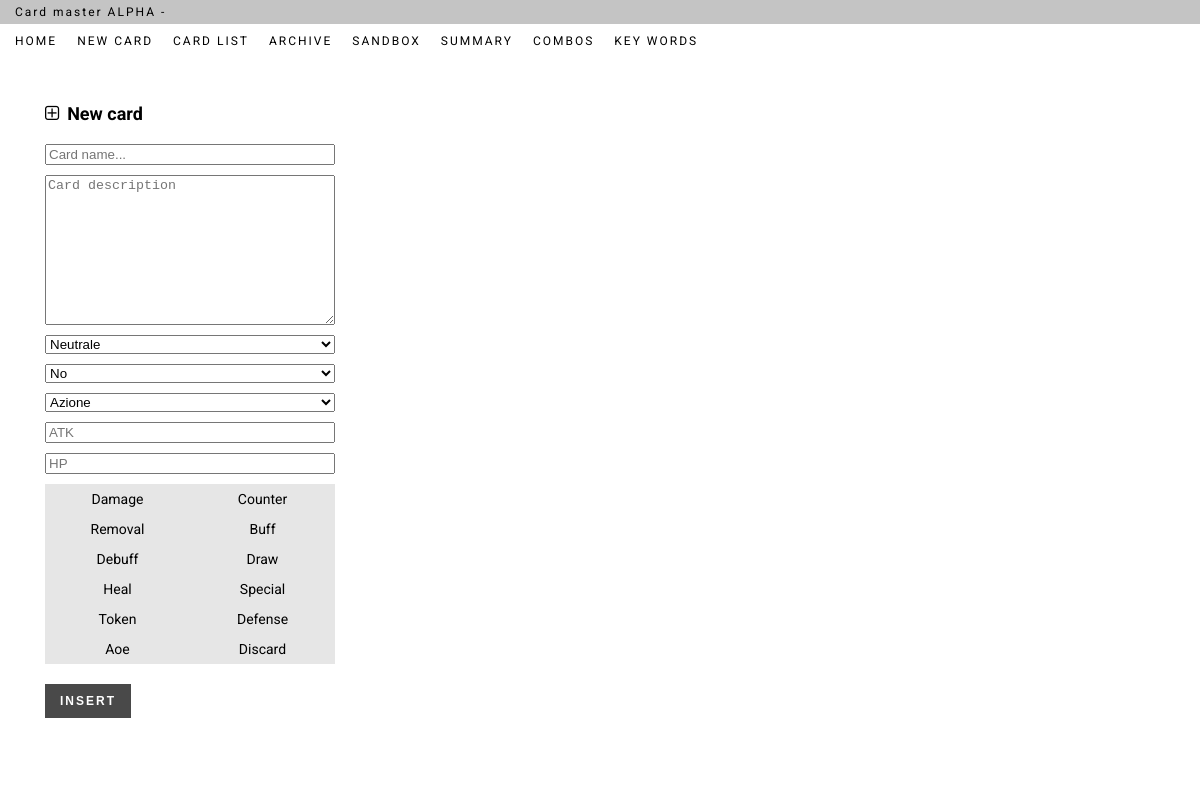
The app's page /create_card.php with its own data.
### tables this page shows
CREATE TABLE `classes` (
  `id` int(11) NOT NULL,
  `ita` varchar(24) NOT NULL,
  `eng` varchar(24) NOT NULL,
  `color` varchar(16) NOT NULL
);

CREATE TABLE `archetypes` (
  `id` int(11) NOT NULL,
  `class` int(11) NOT NULL,
  `ita` varchar(24) NOT NULL,
  `eng` varchar(24) NOT NULL
);

CREATE TABLE `types` (
  `id` int(11) NOT NULL,
  `ita` varchar(24) NOT NULL,
  `eng` varchar(24) NOT NULL,
  `icon` varchar(128) NOT NULL
);

CREATE TABLE `flags` (
  `id` int(11) NOT NULL,
  `name` varchar(16) NOT NULL
);

### resources/php_scripts/getValues.php (the view, shortened to what this page needs)
<?php
	class _valueGetter{
		private $valuesJSON;
		private $valuesSelect;
		private $SQL;
		public function __construct($mode, $conn){
			switch ($mode) {
				case 'archetype':
					$this->SQL="SELECT `id`,`class`,`ita`,`eng` FROM `archetypes`";
					break;
				case 'type':
					$this->SQL="SELECT `id`,`ita`,`eng` FROM `types`";
					break;
				case 'flag':
					$this->SQL="SELECT `id`,`name` FROM `flags`";
					break;
				default:
					$this->SQL="SELECT `id`,`ita`,`eng` FROM `classes`";
					break;
			}
			$stm=$conn->prepare($this->SQL);
			$stm->execute();
			$this->valuesJSON = "[";
			$this->valuesSelect = "<select name='".$mode."' class='card_".$mode."'>";
			while($row=$stm->fetchObject()){
				$this->valuesJSON = $this->valuesJSON.json_encode($row).",";
				if($mode == "archetype"){
					$this->valuesSelect = $this->valuesSelect."<option value='".$row->id."' data-class='".$row->class."'>".ucwords($row->ita)."</option>";
				}
				else if($mode == "flag"){
					$this->valuesSelect = $this->valuesSelect."<option value='".$row->id."'>".ucwords($row->name)."</option>";
				}
				else {
					$this->valuesSelect = $this->valuesSelect."<option value='".$row->id."'>".ucwords($row->ita)."</option>";
				}
			}
			$this->valuesJSON = rtrim($this->valuesJSON, ",")."]";
			$this->valuesSelect = $this->valuesSelect."</select>";
		}
		public function getJSON(){
			return $this->valuesJSON;
		}
		public function getSelect(){
			return $this->valuesSelect;
		}
	}
?>

### header.php (shortened to what this page needs)
<!DOCTYPE html PUBLIC "-//W3C//DTD XHTML 1.0 Transitional//EN" "http://www.w3.org/TR/xhtml1/DTD/xhtml1-transitional.dtd">
<html xmlns="http://www.w3.org/1999/xhtml">
<head>
<link rel="stylesheet" href="resources/fontawesome/css/font-awesome.min.css">
<link rel="stylesheet" href="resources/rpgawesome/css/rpg-awesome.min.css">
<link rel="stylesheet" type="text/css" media="screen" href="resources/css/style.css?<?php echo time(); ?>" />
</head>
<body>
    <div class='header_wrapper'>
		<div class="message-bar">Card master ALPHA - <span></span></div>
		<?php
			include("navigation.php");
		?>
    </div>

### navigation.php (shortened to what this page needs)
<?php
	class Link{
		private $text;
		private $url;
		private $class;
		public function __construct($text,$url,$class){
			$this->text = $text;
			$this->url=$url;
			$this->class=$class;
		}
		public function getElement(){
			return "<a href='".$this->url."' class='".$this->class."'><h3>".$this->text."</h3></a>";
		}
	}
	$links = [];
	array_push($links,new Link("Home","index.php","nav-item"));
	array_push($links,new Link("New card","create_card.php","nav-item"));
	array_push($links,new Link("Card list","collection.php","nav-item"));
	array_push($links,new Link("Archive","archive.php","nav-item"));
	array_push($links,new Link("Sandbox","sandbox.php","nav-item"));
	array_push($links,new Link("Summary","summary.php","nav-item"));
	array_push($links,new Link("Combos","combos.php","nav-item"));
	array_push($links,new Link("Key words","key_words.php","nav-item"));
?>
<div class="top">
	<div class="desk-navigation">
		<ul>
			<?php
			for($i=0;$i<count($links);$i++){
				echo "<li>";
				echo $links[$i]->getELement();
				echo "</li>";
			}
			?>
		</ul>
	</div>
</div>

### create_card.php (shortened to what this page needs)
<?php
	include("header.php");
?>
    <div class='main'>
            <div class='new_card_wrapper mid_wrapper'>
				<form id="newCardForm" action="resources/php_scripts/create_card.php" class="card_form panel">
					<h2 class="form-caption"><i class="fa fa-plus-square-o"></i>New card</h2>
					<input type="text" name="name" class="card_name" placeholder="Card name...">
					<textarea name="description" class="card_description" placeholder="Card description"></textarea>
					<?php
						$element = "class";
						include("resources/php_scripts/generate_dropdown.php");
						$element = "archetype";
						include("resources/php_scripts/generate_dropdown.php");
						$element = "type";
						include("resources/php_scripts/generate_dropdown.php");
					?>
					<div class="servant_values">
						<input type="text" name="attack" class="card_attack" placeholder="ATK">
						<input type="text" name="health" class="card_health" placeholder="HP">
					</div>
					<?php
						include("resources/php_scripts/flag_list.php");
					?>
					<input type="submit" value="Insert" class="btn">
				</form>
    		</div>
    </div>
<?php
	include("footer.php");
?>

### resources/php_scripts/generate_dropdown.php (shortened to what this page needs)
<?php
	include_once("getValues.php");
	$conn=Core::getInstance()->dbh;
	$element = isset($element) ? $element : "class";
	$valueGetter = new _valueGetter($element, $conn);
	echo $valueGetter->getSelect();
?>

### resources/php_scripts/flag_list.php (shortened to what this page needs)
<?php
	include_once("getValues.php");
	$conn=Core::getInstance()->dbh;
	$valueGetter = new _valueGetter("flag", $conn);
	$flags = json_decode($valueGetter->getJSON(),true);
	if(!isset($flagMode) or $flagMode == "is-form"){
		$flagPrefix="flag_";
	}
	else{
		$flagPrefix="filterFlag_";
	}
	echo "<ul class='flag_wrapper'>";
	foreach ($flags as $key => $flag) {
		echo "<li>";
		echo "<label for='".$flagPrefix.$flag["name"]."'>".ucwords($flag["name"])."</label>";
		echo "</li>";
	}
	echo "</ul>";
?>

### footer.php (shortened to what this page needs)
</body>
</html>

### resources/css/style.css (style rules this page uses)
* { box-sizing: border-box; }
body { font-family: 'Roboto', sans-serif; font-size: 14px; margin: 0; padding: 0; background-image: url("../img/bg.png"); background-size: cover; background-position: center center; background-attachment: fixed; }
a, a:hover, a:focus, a:active { font-size: inherit; color: inherit; text-decoration: none; }
h1, h2, h3, h4, h5, h6 { font-size: inherit; font-weight: inherit; color: inherit; margin: 0; padding: 0; }
.btn { background: #494949; color: white; border: none; cursor: pointer; display: inline-block; text-align: center; padding: 10px 15px; font-size: 12px; font-weight: 700; letter-spacing: 2px; text-transform: uppercase; }
.form-caption { font-size: 18px; font-weight: 700; margin-bottom: 20px; }
.form-caption i { margin-right: 8px; }
.panel { padding: 30px; background-color: rgba(255, 255, 255, 0.8); border-radius: 2px; }
.header_wrapper .message-bar { font-weight: 400; font-size: 12px; letter-spacing: 2px; padding: 5px 15px; display: block; background: #C4C4C4; color: black; }
.header_wrapper .desk-navigation { background-color: rgba(255, 255, 255, 0.8); }
.header_wrapper .desk-navigation ul { font-size: 12px; font-weight: 400; letter-spacing: 2px; text-transform: uppercase; list-style: none; margin: 0; padding: 0 15px; }
.header_wrapper .desk-navigation ul li { display: inline-block; margin-right: 20px; padding: 10px 0; }
.header_wrapper .desk-navigation ul li:last-of-type { margin-right: 0; }
.main { padding: 15px; }
.main:after { content: ""; display: table; clear: both; }
.new_card_wrapper { width: 350px; }
.card_form { width: 100%; position: relative; }
.card_form input[type='text'], .card_form textarea, .card_form select { display: block; margin-bottom: 10px; width: 100%; }
.card_form textarea { height: 150px; }
.card_form .flag_wrapper { list-style: none; margin: 0 0 20px; padding: 0; }
.card_form .flag_wrapper:after { content: ""; display: table; clear: both; }
.card_form .flag_wrapper li { display: block; position: relative; float: left; width: 50%; height: 30px; text-align: center; }
.card_form .flag_wrapper li input[type="checkbox"] + label { position: relative; z-index: 1; display: block; top: 0; left: 0; width: 100%; height: 100%; color: black; background: #e6e6e6; line-height: 30px; cursor: pointer; }

### records on screen
classes: class "Neutrale"
archetypes: archetype "No"
types: type "Azione"
flags: name "Damage"
flags: name "Counter"
flags: name "Removal"
flags: name "Buff"
flags: name "Debuff"
flags: name "Draw"
flags: name "Heal"
flags: name "Special"
flags: name "Token"
flags: name "Defense"
flags: name "Aoe"
flags: name "Discard"

### other values on screen
$this->text "HOME"
$this->text "NEW CARD"
$this->text "CARD LIST"
$this->text "ARCHIVE"
$this->text "SANDBOX"
$this->text "SUMMARY"
$this->text "COMBOS"
$this->text "KEY WORDS"
